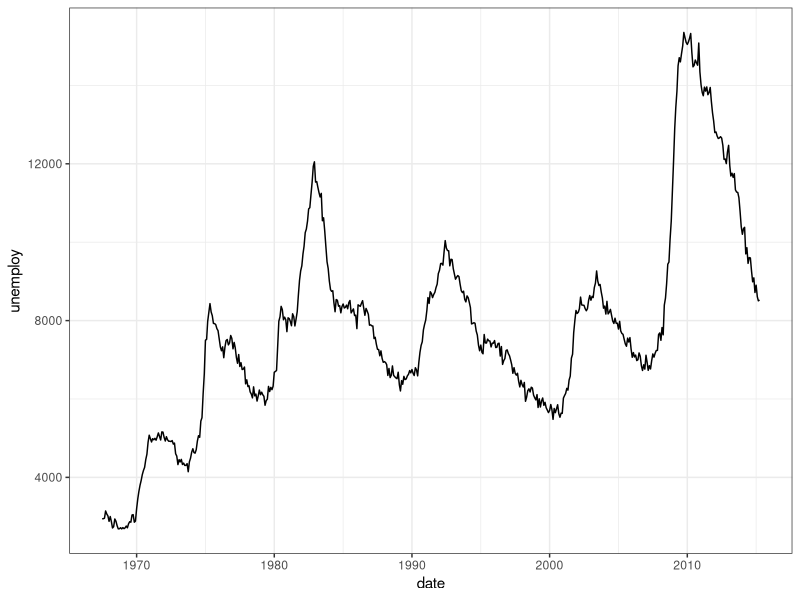
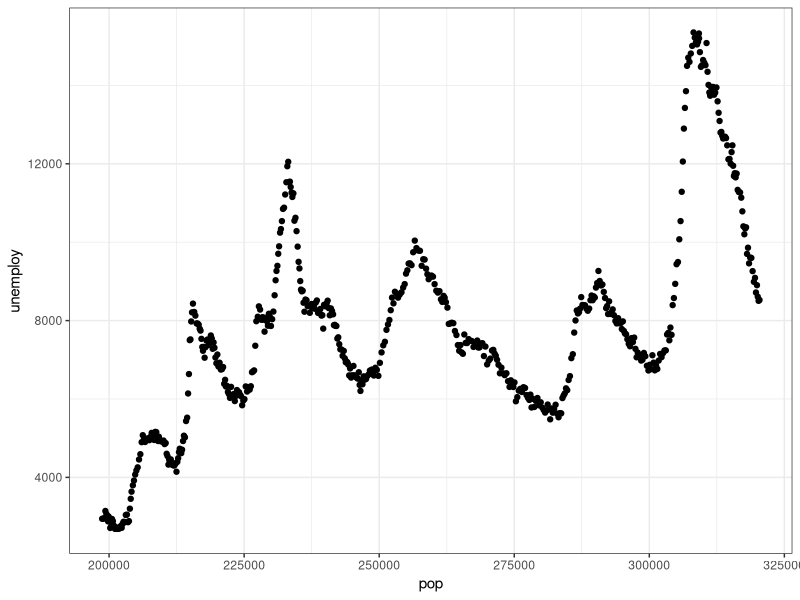
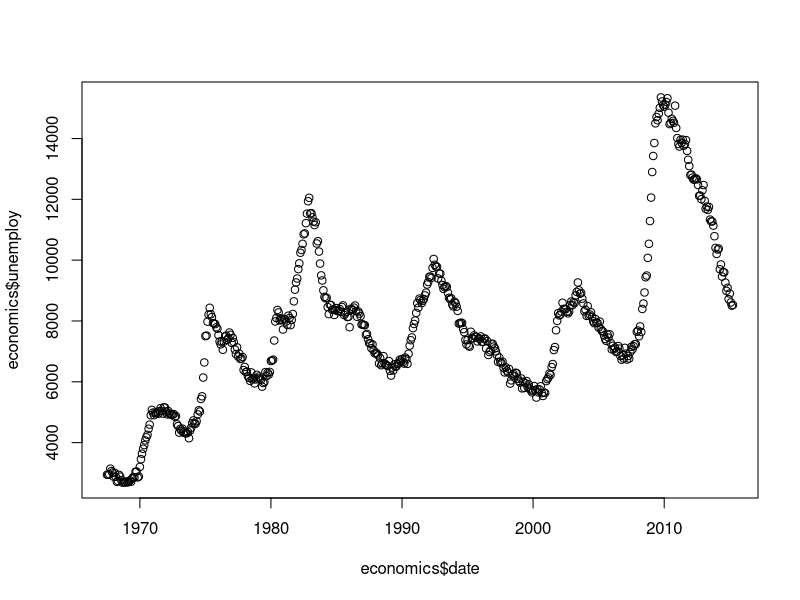
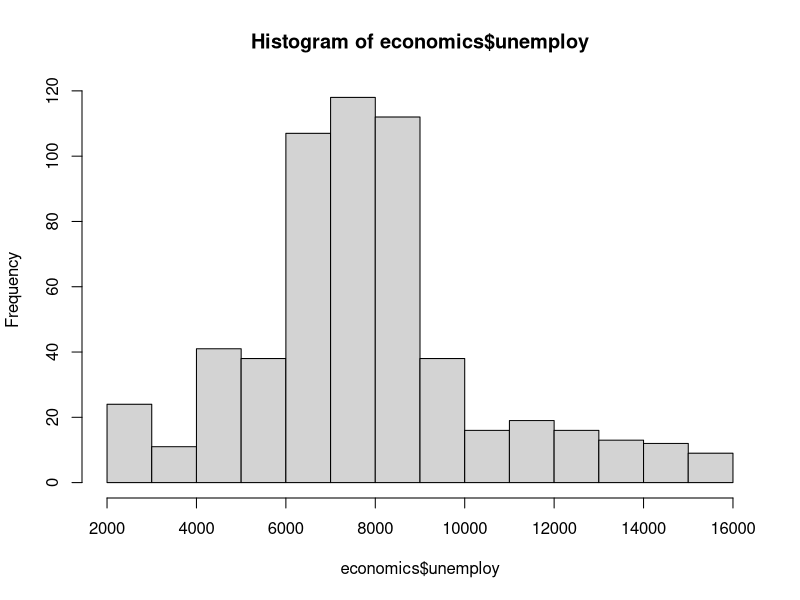
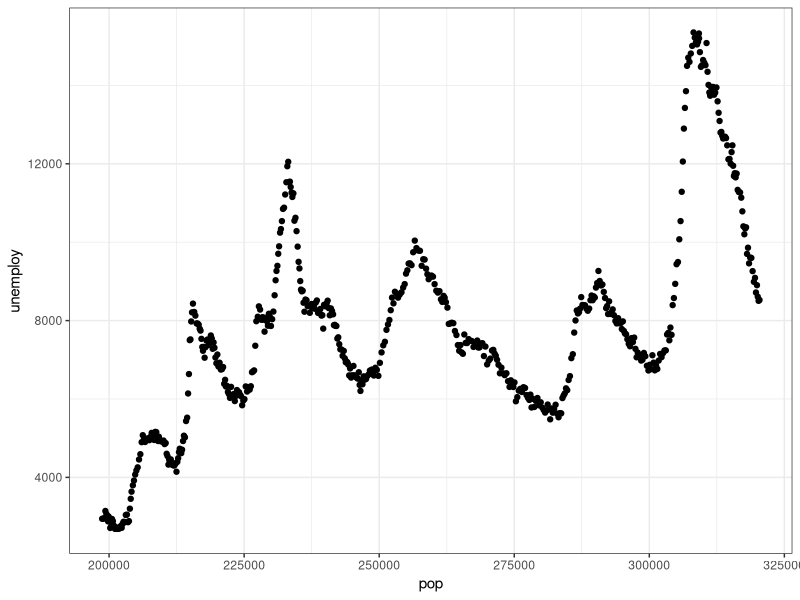

Write the R code that produced these figures, in order.
# Load ggplot for plotting functions and example data
library(ggplot2)
theme_set(theme_bw())

# Automatic ggplot
ggplot(economics, aes(date, unemploy)) + geom_line()

# Change plot size
options("plot.width" = 10)

ggplot(economics, aes(pop, unemploy)) + geom_point()

# ggsave uses the set options unless specified
(my_file <- tempfile(fileext = ".pdf"))
ggsave(my_file, height = 3)

# Reset
options("plot.width" = 7)

# Base R plots require calling dev.flush()
plot(economics$date, economics$unemploy)
dev.flush()

hist(economics$unemploy)
dev.flush()
